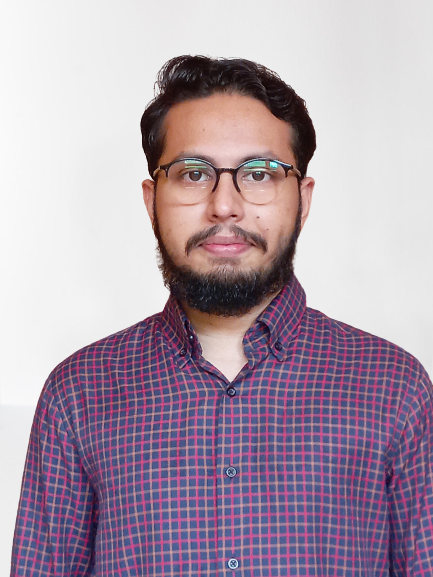
#> input picture open_cv_examples/resources_01/image.png, 433 x 577 px
$ python stack_img_hor_ver.py
#> lines starting #> are read from the running program, lines starting #| are printed output that depends on the picture
# Joining two images
from tabnanny import verbose
import cv2  as cv
import numpy as np

img = cv.imread("resources_01/image.png")
#> img is the input picture: shape (577, 433, 3); mean B, G, R 171.2, 156.6, 173

# stacking same image

#1- Horizental stack

hor_img = np.hstack((img, img))
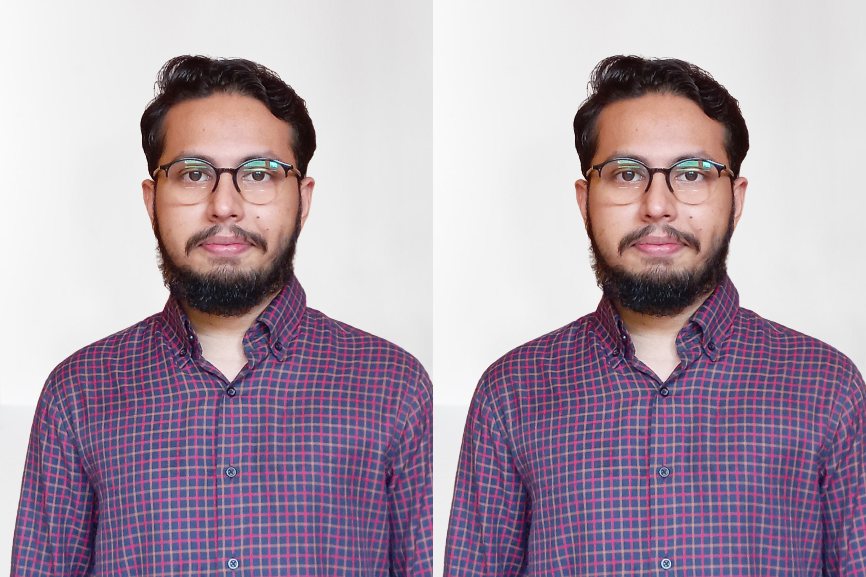
#> hor_img: shape (577, 866, 3); mean B, G, R 171.2, 156.6, 173

#2- Verticle stack

ver_img = np.vstack((img, img))
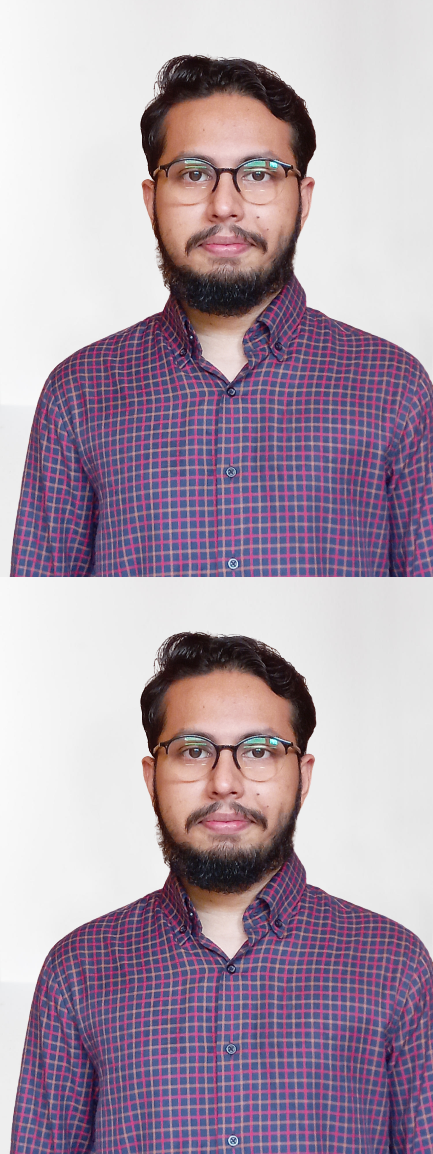
#> ver_img: shape (1154, 433, 3); mean B, G, R 171.2, 156.6, 173

cv.imshow("Horizental", hor_img)
cv.imshow("Vertical", ver_img)
cv.waitKey(0)
cv.destroyAllWindows()

# you can only stack images with same shape (width, Height, color channel)
# we can not resize the stack image (function)
# same number of channels np function
# (600, 500, 3)
# you have to define a function to stack nultiple images of different sizes and tunes
